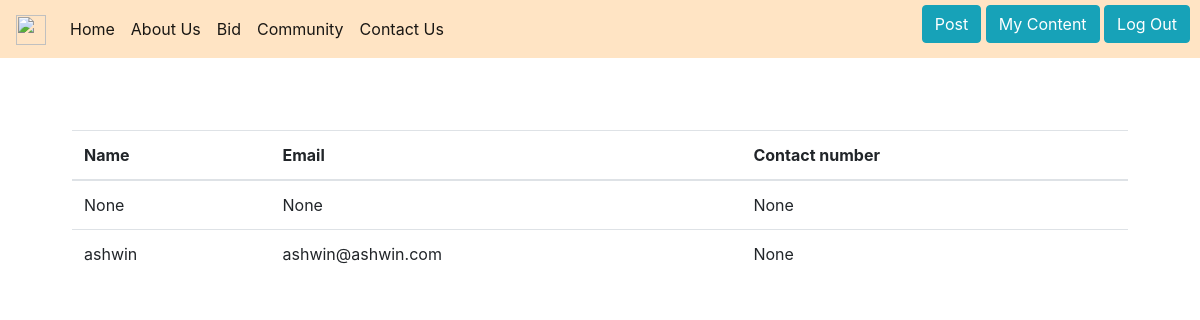
The page /community/view/1 on the database as committed earlier.
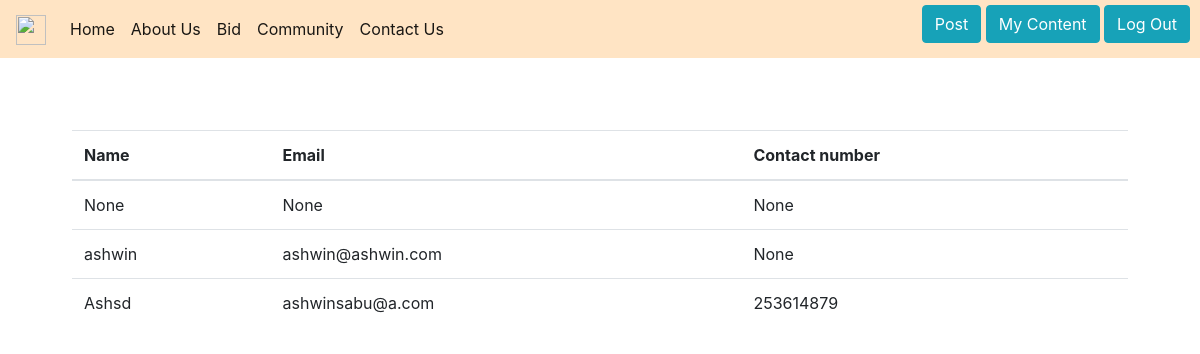
The same page on the database as committed later.
### community/models.py (models this page shows, shortened)
class Participants(models.Model):
    name = models.CharField(max_length=30,null=True)
    email = models.EmailField(null=True)
    age = models.IntegerField(null=True)
    number = models.IntegerField(null=True)
    user_id =models.ForeignKey(User, on_delete=models.CASCADE)
    community_id =models.ForeignKey(Community, on_delete=models.CASCADE)

### community/views.py (the view)
# urls.py: path('view/<int:id>', views.view_part, name='view_part'),
def view_part(request,id):
    data=Participants.objects.filter(community_id=id)
    context={
        "data":data
    }
    return render(request, 'partdata.html',context)

### community/templates/partdata.html (shortened to what this page needs)
<!doctype html>
<html lang="en">
<head>
    <link rel="stylesheet" href="https://cdn.jsdelivr.net/npm/bootstrap@4.0.0/dist/css/bootstrap.min.css"
>
</head>
<body>
    {% extends 'users/header.html' %}
    {% block content %}
    <div style="margin: 6%;">
        <table class="table">
            <thead>
                <tr>
                    <th scope="col">Name</th>
                    <th scope="col">Email</th>
                    <th scope="col">Contact number</th>
                </tr>
            </thead>
            <tbody>
                {% for x in data %}
                <tr>
                    <td>{{x.name}}</td>
                    <td>{{x.email}}</td>
                    <td>{{x.number}}</td>
                </tr>
                {% endfor %}
            </tbody>
        </table>
    </div>
    {% endblock content %}

Rows that differ between the two databases and show on the page:
added Participants: name "Ashsd", email "ashwinsabu@a.com", number "253614879"
